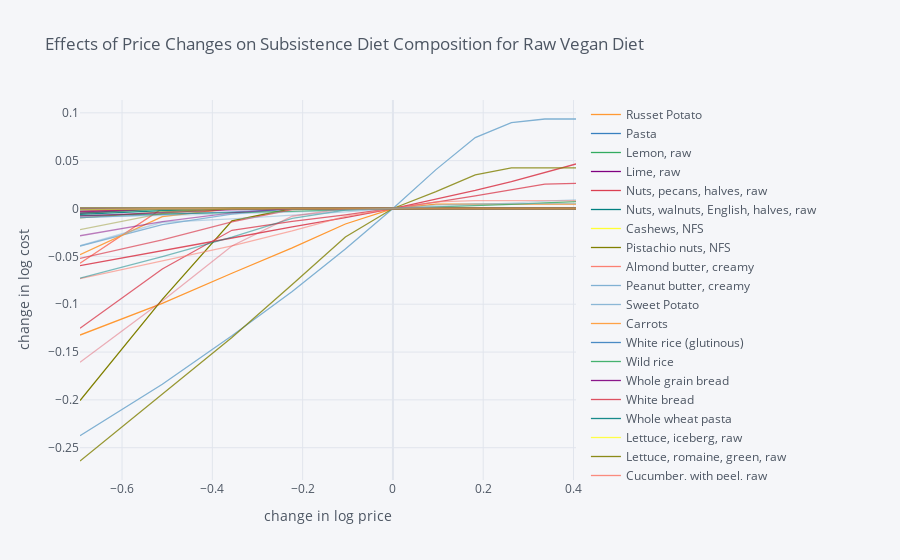

The code cell stored with this chart in its notebook:
### Code cell
getPriceChangesGraph("vegan")

### Figure 1 — Plotly figure (JSON) as saved in the notebook; plotly's stock layout.template omitted (floating-point values rounded to 4 significant figures)
{"data": [{"line": {"color": "rgba(255, 153, 51, 1.0)", "dash": "solid", "shape": "linear", "width": 1.3}, "mode": "lines", "name": "Russet Potato", "text": "", "type": "scatter", "x": [-0.6931, -0.5108, -0.3567, -0.2231, -0.1054, 0, 0.09531, 0.1823, 0.2624, 0.3365, 0.4055], "y": [-0.1322, -0.09921, -0.06763, -0.04115, -0.01616, 0, 0.004544, 0.004544, 0.004544, 0.004544, 0.004544]}, {"line": {"color": "rgba(55, 128, 191, 1.0)", "dash": "solid", "shape": "linear", "width": 1.3}, "mode": "lines", "name": "Pasta", "text": "", "type": "scatter", "x": [-0.6931, -0.5108, -0.3567, -0.2231, -0.1054, 0, 0.09531, 0.1823, 0.2624, 0.3365, 0.4055], "y": [-0.002406, -3.899e-10, 3.132e-08, 3.639e-09, -4.981e-10, 0, 1.134e-08, 5.694e-08, -2.516e-10, -3.524e-10, -8.527e-10]}, {"line": {"color": "rgba(50, 171, 96, 1.0)", "dash": "solid", "shape": "linear", "width": 1.3}, "mode": "lines", "name": "Lemon, raw", "text": "", "type": "scatter", "x": [-0.6931, -0.5108, -0.3567, -0.2231, -0.1054, 0, 0.09531, 0.1823, 0.2624, 0.3365, 0.4055], "y": [4.914e-10, 3.386e-10, 2.168e-10, 1.226e-10, 5.223e-11, 0, -3.684e-11, -6.081e-11, -7.413e-11, -7.869e-11, -7.607e-11]}, {"line": {"color": "rgba(128, 0, 128, 1.0)", "dash": "solid", "shape": "linear", "width": 1.3}, "mode": "lines", "name": "Lime, raw", "text": "", "type": "scatter", "x": [-0.6931, -0.5108, -0.3567, -0.2231, -0.1054, 0, 0.09531, 0.1823, 0.2624, 0.3365, 0.4055], "y": [5.851e-10, 9.344e-10, 8.132e-10, 5.56e-10, 2.637e-10, 0, -2.299e-10, -2.942e-10, -2.321e-10, -2.575e-10, -2.992e-10]}, {"line": {"color": "rgba(219, 64, 82, 1.0)", "dash": "solid", "shape": "linear", "width": 1.3}, "mode": "lines", "name": "Nuts, pecans, halves, raw", "text": "", "type": "scatter", "x": [-0.6931, -0.5108, -0.3567, -0.2231, -0.1054, 0, 0.09531, 0.1823, 0.2624, 0.3365, 0.4055], "y": [7.461e-10, 2.053e-10, 3.413e-07, -8.144e-10, -9.264e-10, 0, 1.503e-08, 1.487e-08, -8.365e-10, -3.942e-10, -4.479e-10]}, {"line": {"color": "rgba(0, 128, 128, 1.0)", "dash": "solid", "shape": "linear", "width": 1.3}, "mode": "lines", "name": "Nuts, walnuts, English, halves, raw", "text": "", "type": "scatter", "x": [-0.6931, -0.5108, -0.3567, -0.2231, -0.1054, 0, 0.09531, 0.1823, 0.2624, 0.3365, 0.4055], "y": [-3.142e-10, -1.473e-10, -2.563e-10, 8.82e-08, 1.746e-10, 0, -2.999e-10, 3.369e-09, 1.823e-09, 8.851e-10, 4.729e-10]}, {"line": {"color": "rgba(255, 255, 51, 1.0)", "dash": "solid", "shape": "linear", "width": 1.3}, "mode": "lines", "name": "Cashews, NFS", "text": "", "type": "scatter", "x": [-0.6931, -0.5108, -0.3567, -0.2231, -0.1054, 0, 0.09531, 0.1823, 0.2624, 0.3365, 0.4055], "y": [-8.924e-10, -8.531e-10, 1.343e-09, 1.826e-08, 1.419e-07, 0, 6.069e-11, 2.902e-09, 3.624e-08, 5.596e-09, 3.095e-07]}, {"line": {"color": "rgba(128, 128, 0, 1.0)", "dash": "solid", "shape": "linear", "width": 1.3}, "mode": "lines", "name": "Pistachio nuts, NFS", "text": "", "type": "scatter", "x": [-0.6931, -0.5108, -0.3567, -0.2231, -0.1054, 0, 0.09531, 0.1823, 0.2624, 0.3365, 0.4055], "y": [-0.2006, -0.09492, -0.01285, -3.009e-10, -2.227e-10, 0, 2.418e-10, 4.921e-10, 7.219e-10, 9.158e-10, 1.057e-09]}, {"line": {"color": "rgba(251, 128, 114, 1.0)", "dash": "solid", "shape": "linear", "width": 1.3}, "mode": "lines", "name": "Almond butter, creamy", "text": "", "type": "scatter", "x": [-0.6931, -0.5108, -0.3567, -0.2231, -0.1054, 0, 0.09531, 0.1823, 0.2624, 0.3365, 0.4055], "y": [-0.05718, 2.886e-08, 5.986e-09, 2.718e-09, 2.802e-07, 0, 7.671e-10, 4.392e-10, 3.286e-10, 8.101e-10, 3.823e-09]}, {"line": {"color": "rgba(128, 177, 211, 1.0)", "dash": "solid", "shape": "linear", "width": 1.3}, "mode": "lines", "name": "Peanut butter, creamy", "text": "", "type": "scatter", "x": [-0.6931, -0.5108, -0.3567, -0.2231, -0.1054, 0, 0.09531, 0.1823, 0.2624, 0.3365, 0.4055], "y": [-0.2375, -0.1836, -0.1329, -0.08664, -0.04238, 0, 0.04066, 0.07415, 0.0898, 0.09357, 0.09357]}, {"line": {"color": "rgba(128, 177, 211, 0.8999999999999999)", "dash": "solid", "shape": "linear", "width": 1.3}, "mode": "lines", "name": "Sweet Potato", "text": "", "type": "scatter", "x": [-0.6931, -0.5108, -0.3567, -0.2231, -0.1054, 0, 0.09531, 0.1823, 0.2624, 0.3365, 0.4055], "y": [-0.03922, -0.0168, -0.005904, 8.478e-09, -1.909e-10, 0, 3.877e-10, 8.006e-10, 1.177e-09, 1.497e-09, 1.721e-09]}, {"line": {"color": "rgba(255, 153, 51, 0.8999999999999999)", "dash": "solid", "shape": "linear", "width": 1.3}, "mode": "lines", "name": "Carrots", "text": "", "type": "scatter", "x": [-0.6931, -0.5108, -0.3567, -0.2231, -0.1054, 0, 0.09531, 0.1823, 0.2624, 0.3365, 0.4055], "y": [-0.04825, -0.008536, 4.669e-09, 9.345e-09, 1.68e-09, 0, -3.077e-10, -6.548e-10, 2.301e-07, -8.006e-10, -1.018e-10]}, {"line": {"color": "rgba(55, 128, 191, 0.8999999999999999)", "dash": "solid", "shape": "linear", "width": 1.3}, "mode": "lines", "name": "White rice (glutinous)", "text": "", "type": "scatter", "x": [-0.6931, -0.5108, -0.3567, -0.2231, -0.1054, 0, 0.09531, 0.1823, 0.2624, 0.3365, 0.4055], "y": [-9.415e-10, 4.435e-09, 3.047e-09, 2.546e-09, 3.206e-07, 0, 1.999e-09, 3.388e-09, 1.009e-07, -6.429e-10, 1.602e-07]}, {"line": {"color": "rgba(50, 171, 96, 0.8999999999999999)", "dash": "solid", "shape": "linear", "width": 1.3}, "mode": "lines", "name": "Wild rice", "text": "", "type": "scatter", "x": [-0.6931, -0.5108, -0.3567, -0.2231, -0.1054, 0, 0.09531, 0.1823, 0.2624, 0.3365, 0.4055], "y": [-7.574e-10, 4.894e-08, 2.809e-08, 5.743e-08, 3.741e-08, 0, 2.532e-07, -7.975e-10, 4.27e-07, 1.796e-08, 1.204e-08]}, {"line": {"color": "rgba(128, 0, 128, 0.8999999999999999)", "dash": "solid", "shape": "linear", "width": 1.3}, "mode": "lines", "name": "Whole grain bread", "text": "", "type": "scatter", "x": [-0.6931, -0.5108, -0.3567, -0.2231, -0.1054, 0, 0.09531, 0.1823, 0.2624, 0.3365, 0.4055], "y": [-0.004965, 1.172e-08, -4.571e-10, 1.296e-09, 4.361e-07, 0, 1.14e-07, -5.351e-10, -1.199e-10, -1.382e-11, -4.058e-11]}, {"line": {"color": "rgba(219, 64, 82, 0.8999999999999999)", "dash": "solid", "shape": "linear", "width": 1.3}, "mode": "lines", "name": "White bread", "text": "", "type": "scatter", "x": [-0.6931, -0.5108, -0.3567, -0.2231, -0.1054, 0, 0.09531, 0.1823, 0.2624, 0.3365, 0.4055], "y": [-0.05973, -0.04367, -0.0308, -0.01926, -0.009582, 0, 0.009491, 0.01889, 0.02821, 0.03744, 0.04658]}, {"line": {"color": "rgba(0, 128, 128, 0.8999999999999999)", "dash": "solid", "shape": "linear", "width": 1.3}, "mode": "lines", "name": "Whole wheat pasta", "text": "", "type": "scatter", "x": [-0.6931, -0.5108, -0.3567, -0.2231, -0.1054, 0, 0.09531, 0.1823, 0.2624, 0.3365, 0.4055], "y": [-0.006156, -0.002257, 8.864e-10, -9.246e-10, 6.21e-10, 0, -4.263e-10, 3.253e-07, 3.964e-07, 4.17e-07, 4.015e-07]}, {"line": {"color": "rgba(255, 255, 51, 0.8999999999999999)", "dash": "solid", "shape": "linear", "width": 1.3}, "mode": "lines", "name": "Lettuce, iceberg, raw", "text": "", "type": "scatter", "x": [-0.6931, -0.5108, -0.3567, -0.2231, -0.1054, 0, 0.09531, 0.1823, 0.2624, 0.3365, 0.4055], "y": [1.01e-07, 8.719e-09, 6.216e-10, 6.699e-10, 5.371e-10, 0, -2.334e-10, -4.72e-10, 3.495e-07, 4.755e-11, 5.334e-10]}, {"line": {"color": "rgba(128, 128, 0, 0.8999999999999999)", "dash": "solid", "shape": "linear", "width": 1.3}, "mode": "lines", "name": "Lettuce, romaine, green, raw", "text": "", "type": "scatter", "x": [-0.6931, -0.5108, -0.3567, -0.2231, -0.1054, 0, 0.09531, 0.1823, 0.2624, 0.3365, 0.4055], "y": [1.583e-09, 4.345e-10, 7.222e-10, 7.634e-10, 4.535e-10, 0, -2.617e-10, -3.431e-10, 2.952e-07, -8.503e-10, 3.287e-10]}, {"line": {"color": "rgba(251, 128, 114, 0.8999999999999999)", "dash": "solid", "shape": "linear", "width": 1.3}, "mode": "lines", "name": "Cucumber, with peel, raw", "text": "", "type": "scatter", "x": [-0.6931, -0.5108, -0.3567, -0.2231, -0.1054, 0, 0.09531, 0.1823, 0.2624, 0.3365, 0.4055], "y": [3.164e-09, 6.75e-10, 5.22e-10, 7.284e-10, 4.573e-10, 0, -2.529e-10, -3.641e-10, 3.088e-07, -6.288e-10, 5.044e-10]}, {"line": {"color": "rgba(251, 128, 114, 0.7999999999999998)", "dash": "solid", "shape": "linear", "width": 1.3}, "mode": "lines", "name": "Broccoli, raw", "text": "", "type": "scatter", "x": [-0.6931, -0.5108, -0.3567, -0.2231, -0.1054, 0, 0.09531, 0.1823, 0.2624, 0.3365, 0.4055], "y": [1.979e-09, 1.289e-09, 9.139e-10, 6.037e-10, 2.967e-10, 0, -2.898e-10, -2.256e-10, -2.902e-10, -4.549e-10, 2.695e-07]}, {"line": {"color": "rgba(128, 177, 211, 0.7999999999999998)", "dash": "solid", "shape": "linear", "width": 1.3}, "mode": "lines", "name": "Kale, raw", "text": "", "type": "scatter", "x": [-0.6931, -0.5108, -0.3567, -0.2231, -0.1054, 0, 0.09531, 0.1823, 0.2624, 0.3365, 0.4055], "y": [-0.002319, 2.322e-09, 8.943e-10, 5.34e-10, 2.367e-10, 0, -2.098e-10, -3.054e-10, -2.339e-10, -2.762e-10, -3.61e-10]}, {"line": {"color": "rgba(255, 153, 51, 0.7999999999999998)", "dash": "solid", "shape": "linear", "width": 1.3}, "mode": "lines", "name": "Spinach, mature", "text": "", "type": "scatter", "x": [-0.6931, -0.5108, -0.3567, -0.2231, -0.1054, 0, 0.09531, 0.1823, 0.2624, 0.3365, 0.4055], "y": [1.541e-09, 1.019e-09, 6.982e-10, 4.466e-10, 2.161e-10, 0, -2.129e-10, -2.915e-10, -2.347e-10, -2.817e-10, -4.176e-10]}, {"line": {"color": "rgba(55, 128, 191, 0.7999999999999998)", "dash": "solid", "shape": "linear", "width": 1.3}, "mode": "lines", "name": "Lettuce, arugula, raw", "text": "", "type": "scatter", "x": [-0.6931, -0.5108, -0.3567, -0.2231, -0.1054, 0, 0.09531, 0.1823, 0.2624, 0.3365, 0.4055], "y": [1.125e-07, 1.823e-08, 6.831e-10, 1.056e-09, 6.677e-10, 0, -2.25e-10, -4.29e-10, 2.625e-07, 3.383e-07, -7.61e-10]}, {"line": {"color": "rgba(50, 171, 96, 0.7999999999999998)", "dash": "solid", "shape": "linear", "width": 1.3}, "mode": "lines", "name": "Collards, raw", "text": "", "type": "scatter", "x": [-0.6931, -0.5108, -0.3567, -0.2231, -0.1054, 0, 0.09531, 0.1823, 0.2624, 0.3365, 0.4055], "y": [-0.007351, -0.005877, -0.004404, -0.002934, -0.001466, 0, 0.001464, 0.002925, 0.004385, 0.005843, 0.007298]}, {"line": {"color": "rgba(128, 0, 128, 0.7999999999999998)", "dash": "solid", "shape": "linear", "width": 1.3}, "mode": "lines", "name": "Cabbage, green, raw", "text": "", "type": "scatter", "x": [-0.6931, -0.5108, -0.3567, -0.2231, -0.1054, 0, 0.09531, 0.1823, 0.2624, 0.3365, 0.4055], "y": [-0.00337, 2.435e-09, 1.33e-09, 7.156e-10, 3.057e-10, 0, -2.545e-10, -2.505e-10, -2.416e-10, -3.122e-10, -4.308e-10]}, {"line": {"color": "rgba(219, 64, 82, 0.7999999999999998)", "dash": "solid", "shape": "linear", "width": 1.3}, "mode": "lines", "name": "Carrots, raw", "text": "", "type": "scatter", "x": [-0.6931, -0.5108, -0.3567, -0.2231, -0.1054, 0, 0.09531, 0.1823, 0.2624, 0.3365, 0.4055], "y": [-0.1252, -0.0632, -0.02276, -0.01344, -0.006695, 0, 0.006651, 0.01326, 0.01982, 0.02559, 0.02639]}, {"line": {"color": "rgba(0, 128, 128, 0.7999999999999998)", "dash": "solid", "shape": "linear", "width": 1.3}, "mode": "lines", "name": "Asparagus, raw", "text": "", "type": "scatter", "x": [-0.6931, -0.5108, -0.3567, -0.2231, -0.1054, 0, 0.09531, 0.1823, 0.2624, 0.3365, 0.4055], "y": [-8.216e-10, -4.658e-10, 2.347e-07, -8.576e-11, -4.756e-10, 0, 5.665e-09, 1.417e-08, 8.48e-09, 8.519e-09, 9.131e-09]}, {"line": {"color": "rgba(255, 255, 51, 0.7999999999999998)", "dash": "solid", "shape": "linear", "width": 1.3}, "mode": "lines", "name": "Celery, raw", "text": "", "type": "scatter", "x": [-0.6931, -0.5108, -0.3567, -0.2231, -0.1054, 0, 0.09531, 0.1823, 0.2624, 0.3365, 0.4055], "y": [4.08e-08, 3.659e-09, 2.005e-09, 1.118e-09, 4.898e-10, 0, -3.125e-10, -2.626e-10, -4.337e-10, 2.482e-07, 3.141e-07]}, {"line": {"color": "rgba(128, 128, 0, 0.7999999999999998)", "dash": "solid", "shape": "linear", "width": 1.3}, "mode": "lines", "name": "Avocado, raw", "text": "", "type": "scatter", "x": [-0.6931, -0.5108, -0.3567, -0.2231, -0.1054, 0, 0.09531, 0.1823, 0.2624, 0.3365, 0.4055], "y": [-0.2639, -0.1937, -0.1349, -0.07936, -0.02967, 0, 0.01769, 0.03507, 0.04257, 0.04257, 0.04257]}, {"line": {"color": "rgba(128, 128, 0, 0.7)", "dash": "solid", "shape": "linear", "width": 1.3}, "mode": "lines", "name": "Onions, red, raw", "text": "", "type": "scatter", "x": [-0.6931, -0.5108, -0.3567, -0.2231, -0.1054, 0, 0.09531, 0.1823, 0.2624, 0.3365, 0.4055], "y": [-2.624e-10, -3.205e-10, -2.84e-10, -1.968e-10, -1.007e-10, 0, 1.028e-10, 2.095e-10, 3.176e-10, 4.244e-10, 5.291e-10]}, {"line": {"color": "rgba(251, 128, 114, 0.7)", "dash": "solid", "shape": "linear", "width": 1.3}, "mode": "lines", "name": "Onions, yellow, raw", "text": "", "type": "scatter", "x": [-0.6931, -0.5108, -0.3567, -0.2231, -0.1054, 0, 0.09531, 0.1823, 0.2624, 0.3365, 0.4055], "y": [2.561e-11, -9.495e-11, -1.117e-10, -9.09e-11, -5.092e-11, 0, 5.758e-11, 1.194e-10, 1.875e-10, 2.581e-10, 3.304e-10]}, {"line": {"color": "rgba(128, 177, 211, 0.7)", "dash": "solid", "shape": "linear", "width": 1.3}, "mode": "lines", "name": "Onions, white, raw", "text": "", "type": "scatter", "x": [-0.6931, -0.5108, -0.3567, -0.2231, -0.1054, 0, 0.09531, 0.1823, 0.2624, 0.3365, 0.4055], "y": [-2.433e-10, -2.202e-10, -2.625e-10, -3.127e-10, -1.569e-10, 0, 1.56e-10, 3.162e-10, 4.724e-10, 6.221e-10, 7.563e-10]}, {"line": {"color": "rgba(255, 153, 51, 0.7)", "dash": "solid", "shape": "linear", "width": 1.3}, "mode": "lines", "name": "SLICED MUSHROOMS, BABY BELLA", "text": "", "type": "scatter", "x": [-0.6931, -0.5108, -0.3567, -0.2231, -0.1054, 0, 0.09531, 0.1823, 0.2624, 0.3365, 0.4055], "y": [3.39e-07, -8.823e-10, -3.947e-10, -2.313e-10, -3.183e-10, 0, 2.881e-10, 5.452e-10, 7.563e-10, 9.252e-10, 1.056e-09]}, {"line": {"color": "rgba(55, 128, 191, 0.7)", "dash": "solid", "shape": "linear", "width": 1.3}, "mode": "lines", "name": "Garlic, raw", "text": "", "type": "scatter", "x": [-0.6931, -0.5108, -0.3567, -0.2231, -0.1054, 0, 0.09531, 0.1823, 0.2624, 0.3365, 0.4055], "y": [3.123e-07, 1.364e-09, 3.518e-09, 5.988e-10, -6.49e-10, 0, 1.061e-09, 7.367e-10, 2.184e-09, 5.506e-08, 1.09e-07]}, {"line": {"color": "rgba(50, 171, 96, 0.7)", "dash": "solid", "shape": "linear", "width": 1.3}, "mode": "lines", "name": "Eggplant, raw", "text": "", "type": "scatter", "x": [-0.6931, -0.5108, -0.3567, -0.2231, -0.1054, 0, 0.09531, 0.1823, 0.2624, 0.3365, 0.4055], "y": [2.501e-10, -1.066e-10, -1.99e-10, -1.784e-10, -1.033e-10, 0, 1.175e-10, 2.467e-10, 3.801e-10, 5.133e-10, 6.441e-10]}, {"line": {"color": "rgba(128, 0, 128, 0.7)", "dash": "solid", "shape": "linear", "width": 1.3}, "mode": "lines", "name": "Green beans, raw", "text": "", "type": "scatter", "x": [-0.6931, -0.5108, -0.3567, -0.2231, -0.1054, 0, 0.09531, 0.1823, 0.2624, 0.3365, 0.4055], "y": [1.19e-09, 1.563e-10, 9.371e-10, 8.778e-10, 4.993e-10, 0, -2.408e-10, -3.702e-10, 2.771e-07, -9.034e-10, 4.062e-10]}, {"line": {"color": "rgba(219, 64, 82, 0.7)", "dash": "solid", "shape": "linear", "width": 1.3}, "mode": "lines", "name": "Black beans, NFS", "text": "", "type": "scatter", "x": [-0.6931, -0.5108, -0.3567, -0.2231, -0.1054, 0, 0.09531, 0.1823, 0.2624, 0.3365, 0.4055], "y": [-0.05213, -0.03281, -0.01385, -0.001168, 4.284e-07, 0, 8.674e-10, 3.828e-10, 5.168e-08, 1.676e-07, -9.256e-10]}, {"line": {"color": "rgba(0, 128, 128, 0.7)", "dash": "solid", "shape": "linear", "width": 1.3}, "mode": "lines", "name": "Pinto beans, NFS", "text": "", "type": "scatter", "x": [-0.6931, -0.5108, -0.3567, -0.2231, -0.1054, 0, 0.09531, 0.1823, 0.2624, 0.3365, 0.4055], "y": [-0.0005953, 7.559e-09, 6.784e-10, 2.961e-08, 5.302e-08, 0, 4.685e-08, -9.405e-10, 5.276e-07, 3.251e-07, 2.221e-07]}, {"line": {"color": "rgba(255, 255, 51, 0.7)", "dash": "solid", "shape": "linear", "width": 1.3}, "mode": "lines", "name": "Green peas, raw", "text": "", "type": "scatter", "x": [-0.6931, -0.5108, -0.3567, -0.2231, -0.1054, 0, 0.09531, 0.1823, 0.2624, 0.3365, 0.4055], "y": [2.152e-09, 1.649e-09, 2.359e-09, 2.636e-09, 2.847e-07, 0, 1.059e-09, 5.899e-10, 5.192e-09, 8.425e-08, 1.118e-07]}, {"line": {"color": "rgba(255, 255, 51, 0.5999999999999999)", "dash": "solid", "shape": "linear", "width": 1.3}, "mode": "lines", "name": "Corn, raw", "text": "", "type": "scatter", "x": [-0.6931, -0.5108, -0.3567, -0.2231, -0.1054, 0, 0.09531, 0.1823, 0.2624, 0.3365, 0.4055], "y": [1.704e-09, 2.127e-08, 5.774e-08, 1.985e-08, 7.687e-09, 0, 3.783e-07, -1.481e-11, 3.939e-08, 1.58e-07, 1.327e-08]}, {"line": {"color": "rgba(128, 128, 0, 0.5999999999999999)", "dash": "solid", "shape": "linear", "width": 1.3}, "mode": "lines", "name": "Brussels sprouts, raw", "text": "", "type": "scatter", "x": [-0.6931, -0.5108, -0.3567, -0.2231, -0.1054, 0, 0.09531, 0.1823, 0.2624, 0.3365, 0.4055], "y": [-0.009841, -0.003537, 9.074e-09, 2.712e-09, 1.283e-09, 0, -3.222e-10, 3.018e-07, 1.986e-10, 1.616e-09, 2.97e-09]}, {"line": {"color": "rgba(251, 128, 114, 0.5999999999999999)", "dash": "solid", "shape": "linear", "width": 1.3}, "mode": "lines", "name": "Lentils, NFS", "text": "", "type": "scatter", "x": [-0.6931, -0.5108, -0.3567, -0.2231, -0.1054, 0, 0.09531, 0.1823, 0.2624, 0.3365, 0.4055], "y": [-0.07324, -0.0547, -0.03895, -0.02345, -0.008176, 0, 0.006908, 0.008217, 0.008217, 0.008217, 0.008217]}, {"line": {"color": "rgba(128, 177, 211, 0.5999999999999999)", "dash": "solid", "shape": "linear", "width": 1.3}, "mode": "lines", "name": "Tomato, roma", "text": "", "type": "scatter", "x": [-0.6931, -0.5108, -0.3567, -0.2231, -0.1054, 0, 0.09531, 0.1823, 0.2624, 0.3365, 0.4055], "y": [3.476e-11, 7.853e-12, -1.199e-12, -3.557e-12, -2.842e-12, 0, 4.866e-12, 1.19e-11, 2.129e-11, 3.306e-11, 4.727e-11]}, {"line": {"color": "rgba(255, 153, 51, 0.5999999999999999)", "dash": "solid", "shape": "linear", "width": 1.3}, "mode": "lines", "name": "Tomato, grape,raw", "text": "", "type": "scatter", "x": [-0.6931, -0.5108, -0.3567, -0.2231, -0.1054, 0, 0.09531, 0.1823, 0.2624, 0.3365, 0.4055], "y": [-2.897e-11, 2.906e-07, -4.478e-10, -2.388e-10, -3.241e-10, 0, 2.835e-10, 5.274e-10, 7.129e-10, 8.492e-10, 9.365e-10]}, {"line": {"color": "rgba(55, 128, 191, 0.5999999999999999)", "dash": "solid", "shape": "linear", "width": 1.3}, "mode": "lines", "name": "Peppers, bell, green, raw", "text": "", "type": "scatter", "x": [-0.6931, -0.5108, -0.3567, -0.2231, -0.1054, 0, 0.09531, 0.1823, 0.2624, 0.3365, 0.4055], "y": [-0.009439, -0.006498, -0.003566, -0.0006422, 1.407e-09, 0, -8.372e-10, -7.904e-10, -4.105e-10, -4.835e-10, -2.859e-10]}, {"line": {"color": "rgba(50, 171, 96, 0.5999999999999999)", "dash": "solid", "shape": "linear", "width": 1.3}, "mode": "lines", "name": "Peppers, bell, orange, raw", "text": "", "type": "scatter", "x": [-0.6931, -0.5108, -0.3567, -0.2231, -0.1054, 0, 0.09531, 0.1823, 0.2624, 0.3365, 0.4055], "y": [-0.004765, -0.001177, 4.416e-09, 2.724e-09, 1.203e-09, 0, -1.942e-10, -3.858e-10, -6.613e-10, -8.957e-10, 2.199e-07]}, {"line": {"color": "rgba(128, 0, 128, 0.5999999999999999)", "dash": "solid", "shape": "linear", "width": 1.3}, "mode": "lines", "name": "Peppers, bell, red, raw", "text": "", "type": "scatter", "x": [-0.6931, -0.5108, -0.3567, -0.2231, -0.1054, 0, 0.09531, 0.1823, 0.2624, 0.3365, 0.4055], "y": [-0.00782, -0.004642, -0.001474, 4.669e-09, 1.507e-09, 0, -3.549e-10, -8.466e-10, 1.534e-07, 1.493e-07, 1.471e-07]}, {"line": {"color": "rgba(219, 64, 82, 0.5999999999999999)", "dash": "solid", "shape": "linear", "width": 1.3}, "mode": "lines", "name": "Peppers, bell, yellow, raw", "text": "", "type": "scatter", "x": [-0.6931, -0.5108, -0.3567, -0.2231, -0.1054, 0, 0.09531, 0.1823, 0.2624, 0.3365, 0.4055], "y": [-0.002804, 1.184e-08, 3.055e-09, 1.808e-09, 6.675e-10, 0, -2.804e-10, -2.085e-10, -2.907e-10, -4.142e-10, -5.612e-10]}, {"line": {"color": "rgba(0, 128, 128, 0.5999999999999999)", "dash": "solid", "shape": "linear", "width": 1.3}, "mode": "lines", "name": "ZUCCHINI", "text": "", "type": "scatter", "x": [-0.6931, -0.5108, -0.3567, -0.2231, -0.1054, 0, 0.09531, 0.1823, 0.2624, 0.3365, 0.4055], "y": [-2.543e-10, -2.199e-10, -2.641e-10, -2.993e-10, -1.444e-10, 0, 1.332e-10, 2.619e-10, 3.814e-10, 4.922e-10, 5.947e-10]}, {"line": {"color": "rgba(0, 128, 128, 0.49999999999999983)", "dash": "solid", "shape": "linear", "width": 1.3}, "mode": "lines", "name": "Bananas, ripe and slightly ripe, raw", "text": "", "type": "scatter", "x": [-0.6931, -0.5108, -0.3567, -0.2231, -0.1054, 0, 0.09531, 0.1823, 0.2624, 0.3365, 0.4055], "y": [-0.07287, -0.05039, -0.03, -0.01024, -0.001529, 0, -9.187e-10, -9.138e-10, -6.461e-10, -1.484e-11, -8.421e-10]}, {"line": {"color": "rgba(255, 255, 51, 0.49999999999999983)", "dash": "solid", "shape": "linear", "width": 1.3}, "mode": "lines", "name": "Apples, fuji, with skin, raw", "text": "", "type": "scatter", "x": [-0.6931, -0.5108, -0.3567, -0.2231, -0.1054, 0, 0.09531, 0.1823, 0.2624, 0.3365, 0.4055], "y": [-1.173e-10, -1.043e-10, -8.468e-11, -6.026e-11, -3.188e-11, 0, 3.49e-11, 7.237e-11, 1.119e-10, 1.537e-10, 1.981e-10]}, {"line": {"color": "rgba(128, 128, 0, 0.49999999999999983)", "dash": "solid", "shape": "linear", "width": 1.3}, "mode": "lines", "name": "Apples, gala, with skin, raw", "text": "", "type": "scatter", "x": [-0.6931, -0.5108, -0.3567, -0.2231, -0.1054, 0, 0.09531, 0.1823, 0.2624, 0.3365, 0.4055], "y": [1.106e-13, -1.471e-11, -2.139e-11, -2.078e-11, -1.343e-11, 0, 1.869e-11, 4.178e-11, 6.843e-11, 9.783e-11, 1.292e-10]}, {"line": {"color": "rgba(251, 128, 114, 0.49999999999999983)", "dash": "solid", "shape": "linear", "width": 1.3}, "mode": "lines", "name": "Apples, honeycrisp, with skin, raw", "text": "", "type": "scatter", "x": [-0.6931, -0.5108, -0.3567, -0.2231, -0.1054, 0, 0.09531, 0.1823, 0.2624, 0.3365, 0.4055], "y": [-2.833e-10, -2.381e-10, -1.854e-10, -1.269e-10, -6.457e-11, 0, 6.529e-11, 1.301e-10, 1.96e-10, 2.607e-10, 3.229e-10]}, {"line": {"color": "rgba(128, 177, 211, 0.49999999999999983)", "dash": "solid", "shape": "linear", "width": 1.3}, "mode": "lines", "name": "Oranges, raw, navels", "text": "", "type": "scatter", "x": [-0.6931, -0.5108, -0.3567, -0.2231, -0.1054, 0, 0.09531, 0.1823, 0.2624, 0.3365, 0.4055], "y": [-0.03892, -0.01434, -0.01074, -0.007145, -0.003566, 0, 0.003554, 0.005179, 0.005179, 0.005179, 0.005179]}, {"line": {"color": "rgba(255, 153, 51, 0.49999999999999983)", "dash": "solid", "shape": "linear", "width": 1.3}, "mode": "lines", "name": "Strawberries, raw", "text": "", "type": "scatter", "x": [-0.6931, -0.5108, -0.3567, -0.2231, -0.1054, 0, 0.09531, 0.1823, 0.2624, 0.3365, 0.4055], "y": [7.57e-10, 5.861e-10, 4.065e-10, 2.448e-10, 1.09e-10, 0, -8.745e-11, -1.551e-10, -2.052e-10, -2.399e-10, -2.616e-10]}, {"line": {"color": "rgba(55, 128, 191, 0.49999999999999983)", "dash": "solid", "shape": "linear", "width": 1.3}, "mode": "lines", "name": "Blueberries, raw", "text": "", "type": "scatter", "x": [-0.6931, -0.5108, -0.3567, -0.2231, -0.1054, 0, 0.09531, 0.1823, 0.2624, 0.3365, 0.4055], "y": [5.011e-10, 3.596e-10, 2.322e-10, 1.303e-10, 5.48e-11, 0, -3.697e-11, -5.9e-11, -6.866e-11, -6.817e-11, -5.934e-11]}, {"line": {"color": "rgba(50, 171, 96, 0.49999999999999983)", "dash": "solid", "shape": "linear", "width": 1.3}, "mode": "lines", "name": "Raspberries, raw", "text": "", "type": "scatter", "x": [-0.6931, -0.5108, -0.3567, -0.2231, -0.1054, 0, 0.09531, 0.1823, 0.2624, 0.3365, 0.4055], "y": [7.965e-10, 6.09e-10, 3.963e-10, 2.183e-10, 8.825e-11, 0, -5.533e-11, -8.355e-11, -8.978e-11, -7.822e-11, -5.243e-11]}, {"line": {"color": "rgba(128, 0, 128, 0.49999999999999983)", "dash": "solid", "shape": "linear", "width": 1.3}, "mode": "lines", "name": "Mangos, raw", "text": "", "type": "scatter", "x": [-0.6931, -0.5108, -0.3567, -0.2231, -0.1054, 0, 0.09531, 0.1823, 0.2624, 0.3365, 0.4055], "y": [-0.02846, -0.01376, -0.004555, 1.013e-09, 2.571e-10, 0, 1.931e-10, 3.072e-10, 1.403e-10, 4.247e-10, -7.405e-11]}, {"line": {"color": "rgba(219, 64, 82, 0.49999999999999983)", "dash": "solid", "shape": "linear", "width": 1.3}, "mode": "lines", "name": "Chia seeds", "text": "", "type": "scatter", "x": [-0.6931, -0.5108, -0.3567, -0.2231, -0.1054, 0, 0.09531, 0.1823, 0.2624, 0.3365, 0.4055], "y": [1.087e-07, 1.682e-08, 3.991e-10, 6.939e-10, 6.405e-10, 0, -2.59e-10, 3.188e-07, 3.512e-10, 1.818e-09, 3.5e-09]}, {"line": {"color": "rgba(219, 64, 82, 0.39999999999999974)", "dash": "solid", "shape": "linear", "width": 1.3}, "mode": "lines", "name": "Flax seeds", "text": "", "type": "scatter", "x": [-0.6931, -0.5108, -0.3567, -0.2231, -0.1054, 0, 0.09531, 0.1823, 0.2624, 0.3365, 0.4055], "y": [-0.1608, -0.09672, -0.03918, -0.008074, 8.996e-10, 0, 6.035e-10, 4.419e-09, 5.193e-09, 6.56e-09, 6.941e-09]}, {"line": {"color": "rgba(0, 128, 128, 0.39999999999999974)", "dash": "solid", "shape": "linear", "width": 1.3}, "mode": "lines", "name": "Quinoa, fat added", "text": "", "type": "scatter", "x": [-0.6931, -0.5108, -0.3567, -0.2231, -0.1054, 0, 0.09531, 0.1823, 0.2624, 0.3365, 0.4055], "y": [1.468e-09, -8.646e-10, 8.6e-09, 3.09e-09, 4.665e-09, 0, 1.471e-07, -9.343e-10, -9.406e-10, 2.376e-07, 1.014e-07]}, {"line": {"color": "rgba(255, 255, 51, 0.39999999999999974)", "dash": "solid", "shape": "linear", "width": 1.3}, "mode": "lines", "name": "Almond milk, unsweetened, plain, refrigerated", "text": "", "type": "scatter", "x": [-0.6931, -0.5108, -0.3567, -0.2231, -0.1054, 0, 0.09531, 0.1823, 0.2624, 0.3365, 0.4055], "y": [-0.001392, 1.543e-08, 1.579e-08, 5.405e-08, 3.863e-09, 0, -4.342e-11, 4.73e-09, -8.852e-10, 4.541e-09, 7.062e-11]}, {"line": {"color": "rgba(128, 128, 0, 0.39999999999999974)", "dash": "solid", "shape": "linear", "width": 1.3}, "mode": "lines", "name": "Oat milk, unsweetened, plain, refrigerated", "text": "", "type": "scatter", "x": [-0.6931, -0.5108, -0.3567, -0.2231, -0.1054, 0, 0.09531, 0.1823, 0.2624, 0.3365, 0.4055], "y": [-0.02207, -0.005027, 2.866e-09, 1.025e-09, 5.112e-10, 0, -2.591e-10, -4.324e-10, 2.963e-07, -1.658e-10, 6.96e-10]}, {"line": {"color": "rgba(251, 128, 114, 0.39999999999999974)", "dash": "solid", "shape": "linear", "width": 1.3}, "mode": "lines", "name": "WHITE SLICED MUSHROOMS, WHITE", "text": "", "type": "scatter", "x": [-0.6931, -0.5108, -0.3567, -0.2231, -0.1054, 0, 0.09531, 0.1823, 0.2624, 0.3365, 0.4055], "y": [3.747e-09, 3.655e-09, 6.121e-10, 2.901e-07, -2.603e-10, 0, 6.433e-10, 1.05e-09, 1.201e-09, 1.08e-09, 6.876e-10]}, {"line": {"color": "rgba(128, 177, 211, 0.39999999999999974)", "dash": "solid", "shape": "linear", "width": 1.3}, "mode": "lines", "name": "Nutritional Yeast", "text": "", "type": "scatter", "x": [-0.6931, -0.5108, -0.3567, -0.2231, -0.1054, 0, 0.09531, 0.1823, 0.2624, 0.3365, 0.4055], "y": [-0.009342, -0.007466, -0.005594, -0.003726, -0.001861, 0, 0.001858, 0.003712, 0.005563, 0.007411, 0.009255]}], "layout": {"legend": {"bgcolor": "#F5F6F9", "font": {"color": "#4D5663"}}, "paper_bgcolor": "#F5F6F9", "plot_bgcolor": "#F5F6F9", "title": {"font": {"color": "#4D5663"}, "text": "Effects of Price Changes on Subsistence Diet Composition for Raw Vegan Diet"}, "xaxis": {"gridcolor": "#E1E5ED", "showgrid": true, "tickfont": {"color": "#4D5663"}, "title": {"font": {"color": "#4D5663"}, "text": "change in log price"}, "zerolinecolor": "#E1E5ED"}, "yaxis": {"gridcolor": "#E1E5ED", "showgrid": true, "tickfont": {"color": "#4D5663"}, "title": {"font": {"color": "#4D5663"}, "text": "change in log cost"}, "zerolinecolor": "#E1E5ED"}}}
